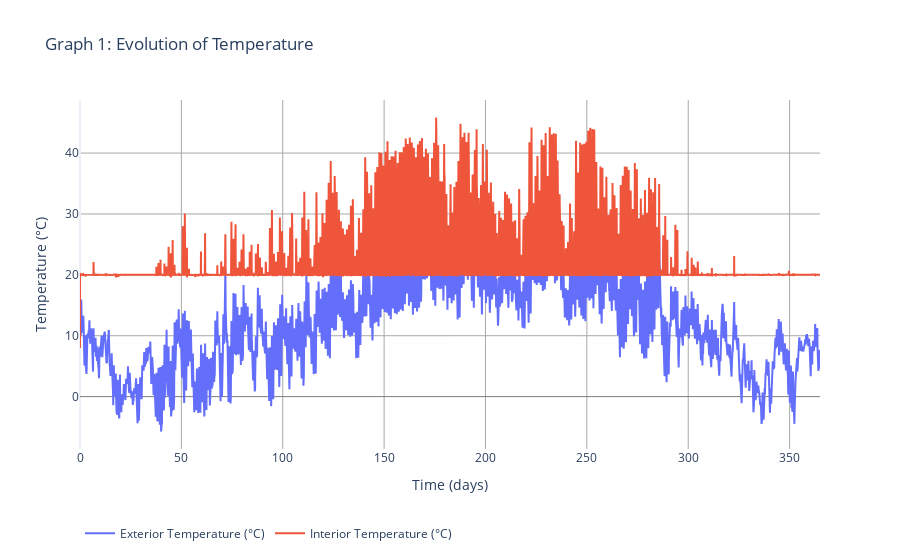

Notebook source saved alongside this figure:
### Code cell
# Plot: evolution of temperature
sim2Factory.plot_multi_curves(
    time=data2["time"],
    data_type="temperature",
    data_dict={
        "Exterior Temperature (°C)": data2["ambience.TAirRef"],
        "Interior Temperature (°C)": data2["building.zone_habitable_1.TAir"],
    },
    title="Graph 1: Evolution of Temperature",
);

### Figure 1 — Plotly figure (JSON) as saved in the notebook; plotly's stock layout.template omitted (floating-point values rounded to 4 significant figures; data arrays with more than 128 entries replaced by an {"elided": "..."} marker saying what was removed)
{"data": [{"mode": "lines", "name": "Exterior Temperature (°C)", "type": "scatter", "x": {"elided": "8761 float values"}, "y": {"elided": "8761 float values"}}, {"mode": "lines", "name": "Interior Temperature (°C)", "type": "scatter", "x": {"elided": "8761 float values"}, "y": {"elided": "8761 float values"}}], "layout": {"hovermode": "x unified", "legend": {"orientation": "h", "x": 0, "y": -0.2}, "plot_bgcolor": "white", "title": {"text": "Graph 1: Evolution of Temperature"}, "xaxis": {"gridcolor": "#A9A9A9", "gridwidth": 1, "showgrid": true, "title": {"text": "Time (days)"}}, "yaxis": {"gridcolor": "#A9A9A9", "gridwidth": 1, "showgrid": true, "title": {"text": "Temperature (°C)"}, "zeroline": true, "zerolinecolor": "#7E7E7E", "zerolinewidth": 1}}}
